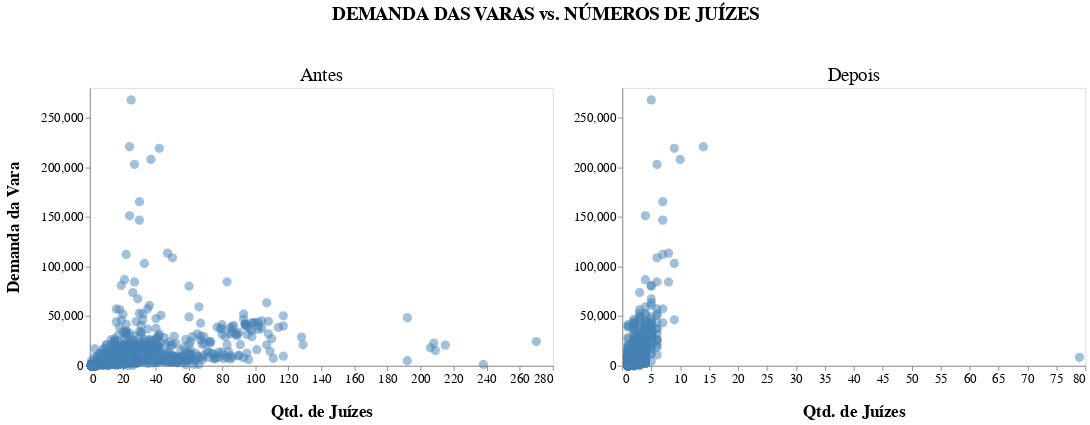

Notebook cell for this chart:
### Code cell
# Gráfico da produtividade das varas vs número de juízes
chart1 = (
    alt.Chart(df_demanda_vara_x_juize)
    .mark_circle(size=100, opacity=0.5, color="steelblue")
    .encode(
        x=alt.X("Qtd Juizes Antes", title="Qtd. de Juízes",
                axis=alt.Axis(grid=False, titleFontSize=18, titlePadding=20, labelFontSize=14)), 
        y=alt.Y("Demanda", title="Demanda da Vara", 
                axis=alt.Axis(grid=False, titleFontSize=18, titlePadding=20, labelFontSize=14)),
        tooltip=["Qtd Juizes Antes", "Demanda", "Vara"]
    ).properties(
        width=500,
        height=300,
        title={
            "text": " ",
            "subtitle": ["Antes"],
            #"anchor": "start", # alinhar à esquerda
            "fontSize": 20,
            "subtitleFontSize": 20,
            "subtitlePadding": 15
        }
    )
)

# Gráfico da produtividade das varas vs número de juízes
chart2 = (
    alt.Chart(df_demanda_vara_x_juize)
    .mark_circle(size=100, opacity=0.5, color="steelblue")
    .encode(
        x=alt.X("Qtd Juizes Depois", title="Qtd. de Juízes",
                axis=alt.Axis(grid=False, titleFontSize=18, titlePadding=20, labelFontSize=14)), 
        y=alt.Y("Demanda", title=None, 
                axis=alt.Axis(grid=False, titleFontSize=18, titlePadding=20, labelFontSize=14)),
        tooltip=["Qtd Juizes Depois", "Demanda", "Vara"]
    ).properties(
        width=500,
        height=300,
        title={
            "text": " ",
            "subtitle": ["Depois"],
            #"anchor": "start", # alinhar à esquerda
            "fontSize": 20,
            "subtitleFontSize": 20,
            "subtitlePadding": 15
        }
    )
)

# Concatenar com título geral
final_chart = (chart1 | chart2).properties(
    title={
        "text": "DEMANDA DAS VARAS vs. NÚMEROS DE JUÍZES",
        "fontSize": 20,
        "anchor": "middle",   # centraliza
        "color": "black",
        "offset": 10
    }
)

final_chart

### Figure 1 — Vega-Lite specification as saved in the notebook (floating-point values rounded to 4 significant figures; data arrays with more than 128 entries replaced by an {"elided": "..."} marker saying what was removed)
{"config": {"view": {"continuousWidth": 300, "continuousHeight": 300}}, "hconcat": [{"mark": {"type": "circle", "color": "steelblue", "opacity": 0.5, "size": 100}, "encoding": {"tooltip": [{"field": "Qtd Juizes Antes", "type": "quantitative"}, {"field": "Demanda", "type": "quantitative"}, {"field": "Vara", "type": "nominal"}], "x": {"axis": {"grid": false, "labelFontSize": 14, "titleFontSize": 18, "titlePadding": 20}, "field": "Qtd Juizes Antes", "title": "Qtd. de Juízes", "type": "quantitative"}, "y": {"axis": {"grid": false, "labelFontSize": 14, "titleFontSize": 18, "titlePadding": 20}, "field": "Demanda", "title": "Demanda da Vara", "type": "quantitative"}}, "height": 300, "title": {"text": " ", "subtitle": ["Antes"], "fontSize": 20, "subtitleFontSize": 20, "subtitlePadding": 15}, "width": 500}, {"mark": {"type": "circle", "color": "steelblue", "opacity": 0.5, "size": 100}, "encoding": {"tooltip": [{"field": "Qtd Juizes Depois", "type": "quantitative"}, {"field": "Demanda", "type": "quantitative"}, {"field": "Vara", "type": "nominal"}], "x": {"axis": {"grid": false, "labelFontSize": 14, "titleFontSize": 18, "titlePadding": 20}, "field": "Qtd Juizes Depois", "title": "Qtd. de Juízes", "type": "quantitative"}, "y": {"axis": {"grid": false, "labelFontSize": 14, "titleFontSize": 18, "titlePadding": 20}, "field": "Demanda", "title": null, "type": "quantitative"}}, "height": 300, "title": {"text": " ", "subtitle": ["Depois"], "fontSize": 20, "subtitleFontSize": 20, "subtitlePadding": 15}, "width": 500}], "data": {"name": "data-a502f58b135c0d317c5567f1a300b585"}, "title": {"text": "DEMANDA DAS VARAS vs. NÚMEROS DE JUÍZES", "fontSize": 20, "anchor": "middle", "color": "black", "offset": 10}, "$schema": "https://vega.github.io/schema/vega-lite/v5.20.1.json", "datasets": {"data-a502f58b135c0d317c5567f1a300b585": {"elided": "850 records"}}}
